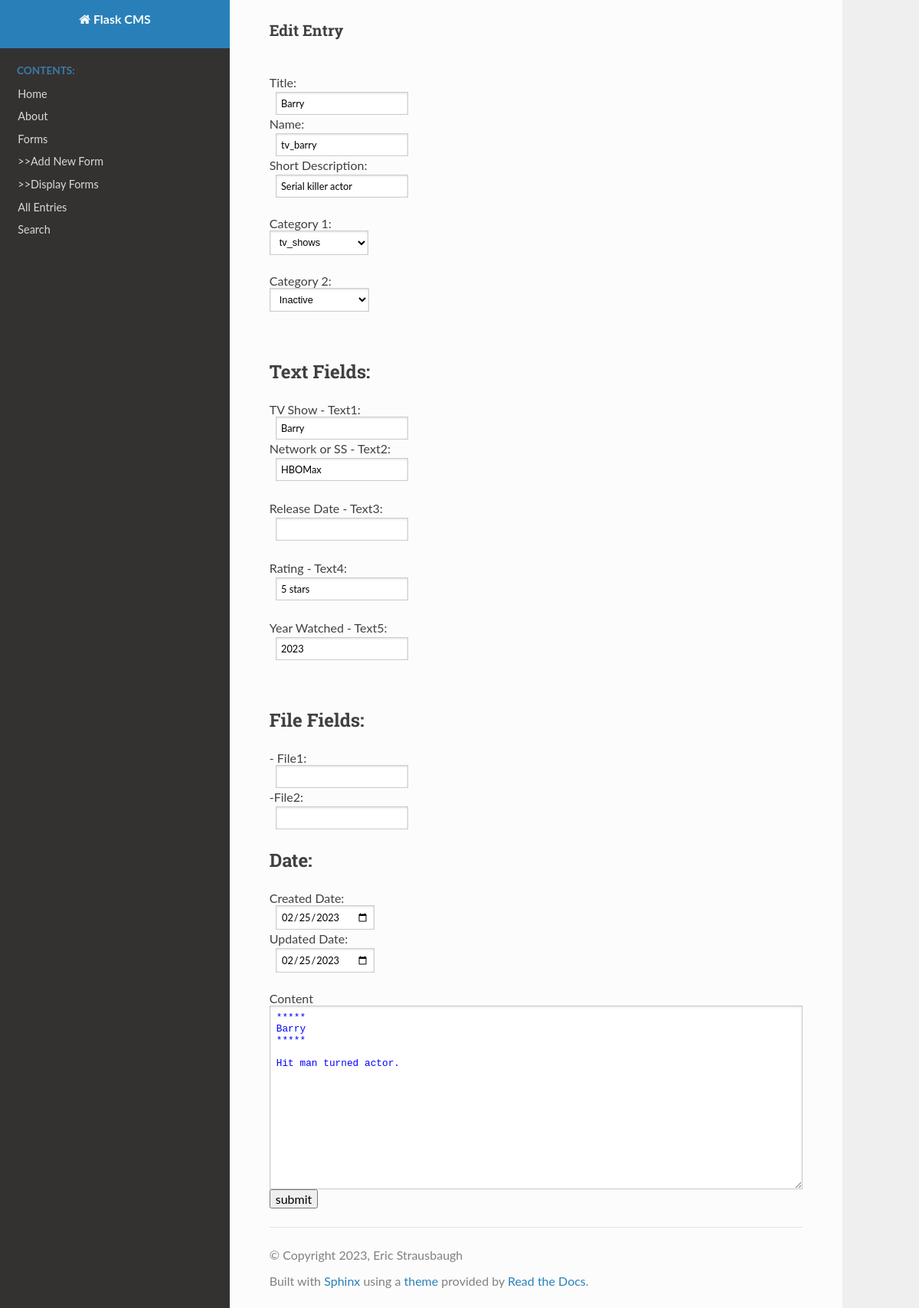
The app's page /edit?id=2 with its own data.
### tables this page shows
CREATE TABLE dita (ID INTEGER PRIMARY KEY, title TEXT, form_name TEXT, short_desc TEXT, category1 TEXT, category2 TEXT, text1 TEXT, text1n TEXT, text2 TEXT, text2n TEXT, text3 TEXT, text3n TEXT, text4 TEXT, text4n TEXT, text5 TEXT, text5n TEXT, file1 TEXT, file1n TEXT, file2 TEXT, file2n TEXT, content TEXT, created_at TEXT, updated_at TEXT);

### flask_cms.py (the view)
@app.route('/edit',methods = ['POST', 'GET'])
def edit():
   with open('cat1.csv') as csv_file:
       csv_reader = csv.reader(csv_file, delimiter=',')
       crow = []
       for r in csv_reader:
            crow.append(r)
   entry_id=request.args.get('id')
   con = sql.connect("database.db")
   con.row_factory = sql.Row
   cur = con.cursor()
   cur.execute("select * from dita where id=?", (entry_id,))
   rows = cur.fetchall();
   return render_template('form4.html',rows = rows, crow = crow)

### templates/form4.html (shortened to what this page needs)
{% extends "layout.html" %}
{% block content %}
   <div class="about">
       <form action="{{ url_for('editrec') }}" method="POST">
           <h3>Edit Entry</h3>
           {% for row in rows %}
           <p>
               <br>
               Title: <br />&nbsp;&nbsp;<input type="text" name="title" value="{{row["title"]}}" />
               <br />Name:
               <br>&nbsp;&nbsp;<input type="text" name="form_name" value="{{row["form_name"]}}" />
               <br />Short Description:
               <br>&nbsp;&nbsp;<input type="text" name="short_desc" width="40" value="{{row["short_desc"]}}" />
           </p>
           Category 1:<p />
                      <select name="category1">
                          <option value="{{row["category1"]}}" selected>{{row["category1"]}}</option>
                      </select>
           Category 2:<p />
           <select name="category2">
               <option value="inactive">Inactive</option>
           </select>
           <br><br>
           <fieldset>
               <legend>Text Fields:</legend>
               {{row["text1n"]}} - Text1:<br>&nbsp;&nbsp;<input type="text" name="text1" value="{{row["text1"]}}" /><p />
               {{row["text2n"]}} - Text2:<br>&nbsp;&nbsp;<input type="text" name="text2" value="{{row["text2"]}}" /><p />
               {{row["text3n"]}} - Text3:<br>&nbsp;&nbsp;<input type="text" name="text3" value="{{row["text3"]}}" /><p />
               {{row["text4n"]}} - Text4:<br>&nbsp;&nbsp;<input type="text" name="text4" value="{{row["text4"]}}" /><p />
               {{row["text5n"]}} - Text5:<br>&nbsp;&nbsp;<input type="text" name="text5" value="{{row["text5"]}}" /><p />
           </fieldset>
           <br><br>
           <fieldset>
               <legend>File Fields:</legend>
               {{row["file1n"]}} - File1:<br>
               &nbsp;&nbsp;<input type="hidden" name="file1n" value="file1" /><input type="text" name="file1" value="{{row["file1"]}}" /><p />
               {{row["file2n"]}} -File2:<br>
               &nbsp;&nbsp;<input type="hidden" name="file2n" value="file2" /><input type="text" name="file2" value="{{row["file2"]}}" /><p />
           </fieldset>
           <fieldset>
               <legend>Date:</legend>
               Created Date:<br>
               &nbsp;&nbsp;<input type="date" name="created_at" value="{{row["created_at"]}}" /><p />
               Updated Date:<br>
               &nbsp;&nbsp;<input type="date" name="updated_at" value="{{row["updated_at"]}}" /><p />
           </fieldset>
           Content<br>
           <textarea name="content" font-family="monospace" rows=15 cols=70>{{row["content"]}}</textarea>
           {% endfor %}
           <br />
           <input type="submit" value="submit" /><br>
       </form>
     </div>
{% endblock %}

### templates/layout.html (style rules this page uses)
textarea { color: blue; font-family: Courier New, Courier, monospace; }

### templates/form4.html (style rules this page uses)
textarea { color: blue; font-family: Courier New, Courier, monospace; }

### records on screen
dita: title "Barry", form_name "tv_barry", short_desc "Serial killer actor", category1 "tv_shows", text1n "TV Show", text1 "Barry", text2n "Network or SS", text2 "HBOMax", text3n "Release Date", text4n "Rating", text4 "5 stars", text5n "Year Watched", text5 "2023", created_at "02/25/2023", updated_at "02/25/2023", content "***** Barry ***** Hit man turned actor."
